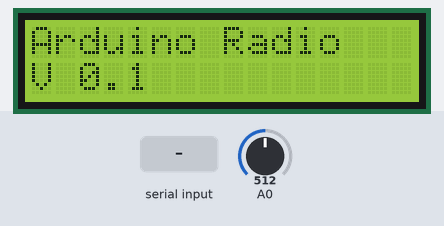
Bench run of a sketch on a simulated Arduino Uno, built with avr-gcc and run on an emulated ATmega328P. Shown: 16×2 character LCD. Inputs (shaded band) come from the test bench; at power-on: A0 = 512. What the sketch prints to the serial monitor is not drawn.

Above: at 1.2 s.
1.3 s: A0 set to 900
2.8 s: "UP\n" received over Serial
At 3.9 s:
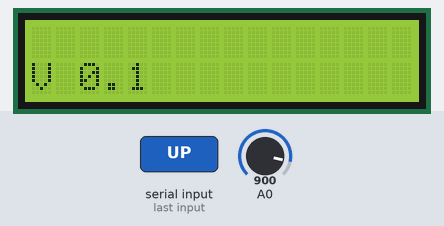
4.3 s: "DW\n" received over Serial
At 5.1 s:
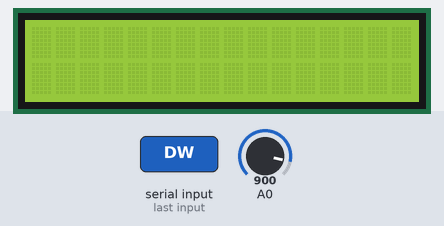
5.8 s: byte 10 ('\n') received over Serial
Timing chart, 0 to 8.3 s (numbered marks = the images above; inputs shaded):
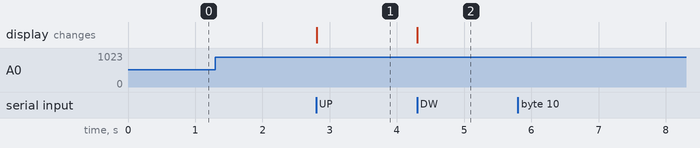

Measured:
- after the input at 1.3 s, every drawn part: stays the same
- after the input at 2.8 s, the display: changes at once (image 1)
- after the input at 4.3 s, the display: changes at once (image 2)
- after the input at 5.8 s, every drawn part: stays the same

The sketch:

ArduinoRadio.ino
```cpp
#include <LiquidCrystal.h>
#include <LCDKeypad.h>

LCDKeypad lcd;
String serialIn;
String serialOut;
boolean serialComplete = false;
int buttonActive;
int counter = 0;

void setup(){
  Serial.begin(9600);

  lcd.begin(16,2);
  lcd.clear();
  lcd.print("Arduino Radio");
  lcd.setCursor(0,1);
  lcd.print("V 0.1");
  serialIn.reserve(200);

  Serial.println("INITOK");
}

void loop(){
  buttonActive = buttonPressed();

  if(serialComplete){
     if (serialIn.startsWith("UP")){
       lcd.setCursor(0,0);
       lcd.print("                ");
       lcd.setCursor(0,0);
       lcd.print(serialIn.substring(3));

       Serial.println("OK UP");
     }

     else if (serialIn.startsWith("DW")){;
       lcd.setCursor(0,1);
       lcd.print("                ");
       lcd.setCursor(0,1);
       lcd.print(serialIn.substring(3));

       Serial.println("OK DW");
     }

     else{
       Serial.println("NOT DEFINED");
     }

     serialIn = "";
     serialComplete = false;
  }

  // Checking buttons
  if(buttonActive!=KEYPAD_NONE){
    if(buttonActive == KEYPAD_SELECT){
      Serial.println("BTNSEL");
    }
    else if(buttonActive == KEYPAD_RIGHT){
      Serial.println("BTNRGT");
    }
    else if(buttonActive == KEYPAD_LEFT){
      Serial.println("BTNLFT");
    }
    else if(buttonActive == KEYPAD_UP){
      Serial.println("BTNUP");
    }
    else if(buttonActive == KEYPAD_DOWN){
      Serial.println("BTNDWN");
    }
  }
}


// Reads the serial input and stores in serialIn
void serialEvent() {
  while (Serial.available()) {
    // get the new byte:
    char inChar = (char)Serial.read();
    // add it to the inputString:
    if(inChar != '\n'){
      serialIn += inChar;
    }
    // if the incoming character is a newline, set a flag
    // so the main loop can do something about it:
    if (inChar == '\n') {
      serialComplete = true;
    }
  }
}

// Returns the pressed button
int buttonPressed(){
  int aux = lcd.button();
  if(aux != KEYPAD_NONE){
    while(lcd.button() != KEYPAD_NONE){
    }
    delay(30);
    return aux;
  }
  return KEYPAD_NONE;
}
```

LCDKeypad.h
```cpp
/*
  LCDKeypad.h
*/

// ensure this library description is only included once
#ifndef LCDKeypad_h
#define LCDKeypad_h

// library interface description
#define KEYPAD_NONE -1
#define KEYPAD_RIGHT 0
#define KEYPAD_UP 1
#define KEYPAD_DOWN 2
#define KEYPAD_LEFT 3
#define KEYPAD_SELECT 4

class LCDKeypad: public LiquidCrystal
{
  public:
    LCDKeypad();
    int button();
};

#endif
```
